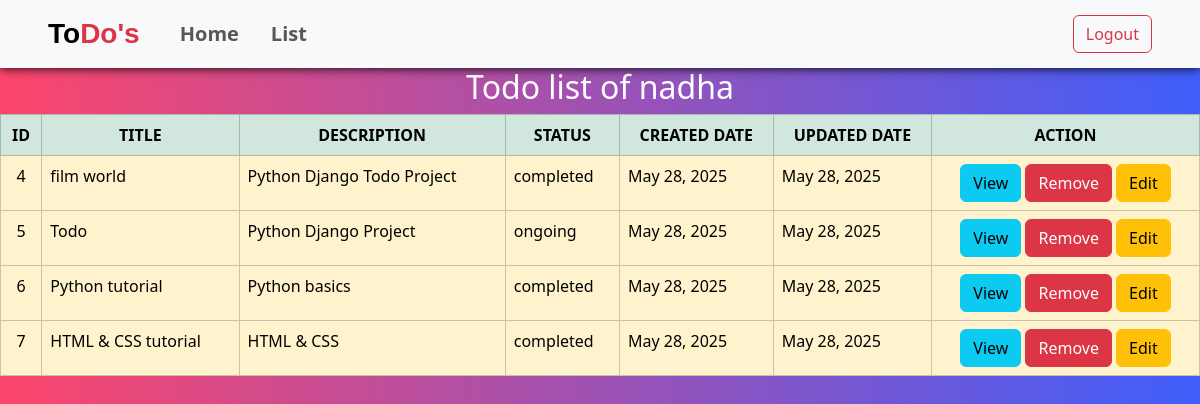
The page /todo/list/ (signed in) on the database as committed earlier.
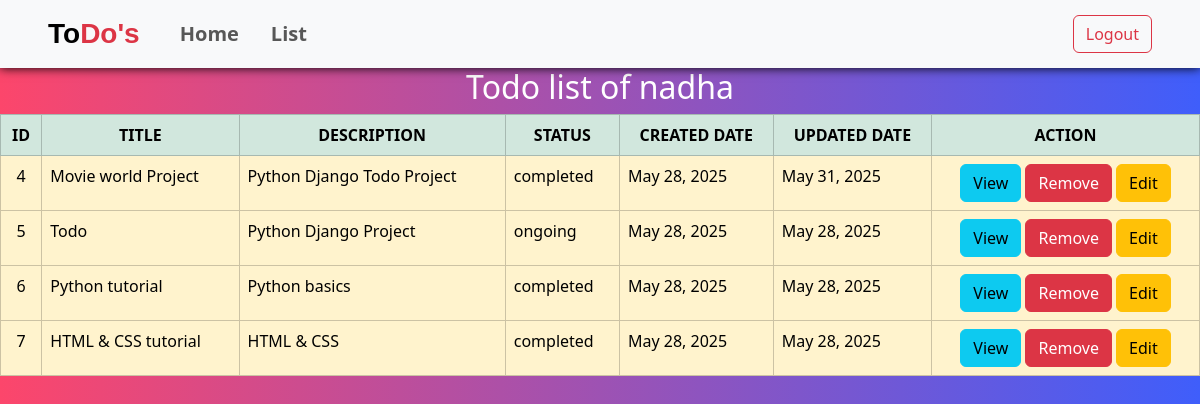
The same page on the database as committed later.
### Todoapp/models.py (models this page shows, shortened)
class Todo(models.Model):
    title = models.CharField(max_length=60)
    description = models.TextField()
    options  = {
    'pending' : 'pending',
    'completed' : 'completed',
    'ongoing' : 'ongoing'
    }
    status = models.CharField(max_length=50,choices=options)
    created_date = models.DateField(auto_now_add=True)
    updated_date=models.DateField(auto_now=True)
    user = models.ForeignKey(User,on_delete=models.CASCADE)

### Todoapp/views.py (the view)
# urls.py: path('todo/list/',views.TodoListView.as_view(), name='todo-list'),
class TodoListView(View):
    def get (self,request,*args,**kwargs):
        data=Todo.objects.filter(user=request.user)# the list will be displayed only for login user's todo
        return render (request,'todo_list.html',{'data':data})

### Todoapp/templates/todo_list.html (shortened to what this page needs)
{%extends 'base.html'%}
{%block main_block%}
<h2 style="text-align: center; color: white;">Todo list of {{request.user}}</h2>
    <table class="table table-bordered bg-dark text-white">
        <tr class="table-success">
            <th>ID</th>
            <th>TITLE</th>
            <th>DESCRIPTION</th>
            <th>STATUS</th>
            <th>CREATED DATE</th>
            <th>UPDATED DATE</th>
            <th>ACTION</th>
        </tr>
        {%for i in data%}
        <tr class="table-warning">
            <td class="td-1">{{i.id}}</td>
            <td>{{i.title}}</td>
            <td>{{i.description}}</td>
            <td>{{i.status}}</td>
            <td>{{i.created_date}}</td>
            <td>{{i.updated_date}}</td>
            <td class="td-1">
                <button type="button" class="btn btn-info"><a class="nav-link" href="{%url 'todo-detail' i.id%}">View</a></button>
                <button type="button" class="btn btn-danger"><a class="nav-link" href="{%url 'todo-delete' i.id%}">Remove</a></button>
                <button type="button" class="btn btn-warning"><a class="nav-link" href="{%url 'todo-edit' i.id%}">Edit</a></button>
            </td>
        </tr>
        {%endfor%}
    </table>
{%endblock%}

### Todoapp/templates/base.html (shortened to what this page needs)
<!DOCTYPE html>
<html lang="en">
<head>
    <link href="https://cdn.jsdelivr.net/npm/bootstrap@5.3.6/dist/css/bootstrap.min.css" rel="stylesheet"
>
</head>
<body >
    <nav class="navbar navbar-expand-lg navbar-light bg-light px-5">
        <a  class="navbar-brand fs-3 fw-bold text-danger" style="font-family: 'Gill Sans', 'Gill Sans MT', Calibri, 'Trebuchet MS', sans-serif;" href="#"><span class="text-black">To</span>Do's</a>
        <div class="collapse navbar-collapse d-flex justify-content-start ms-3 text-dark id="navbarSupportedContent">
            <ul class="navbar-nav mr-auto">
                <li class="nav-item active">
                    <a class="nav-link fw-bold fs-5" href="{%url 'todo-create'%}">Home</a>
                </li>
                <li class="nav-item">
                    <a class="nav-link fw-bold fs-5 ms-3" href="{%url 'todo-list'%}">List</a>
                </li>
            </ul>
        </div>
           <div class=" d-flex justify-content-end">
                        <button class="btn btn-outline-danger my-2 my-sm-0" type="submit"><a class="nav-link"
                                href="{%url 'logout'%}">Logout</a></button>
                    </div>
    </nav>
    {%block main_block%}
    {%endblock%}
</body>
</html>

### Todoapp/templates/todo_list.html (style rules this page uses)
table { border-color: #FFFFFF; color: #FFFFFF; }
th { text-align: center; }
.td-1 { text-align: center; }

### Todoapp/templates/base.html (style rules this page uses)
nav { box-shadow: 0 0 10px black; }
body { background: linear-gradient(90deg, #FC466B 0%, #3F5EFB 100%) }

Rows that differ between the two databases and show on the page:
changed Todo "Python Django Todo Project": title "film world" → "Movie world Project"; updated_date "May 28, 2025" → "May 31, 2025"
